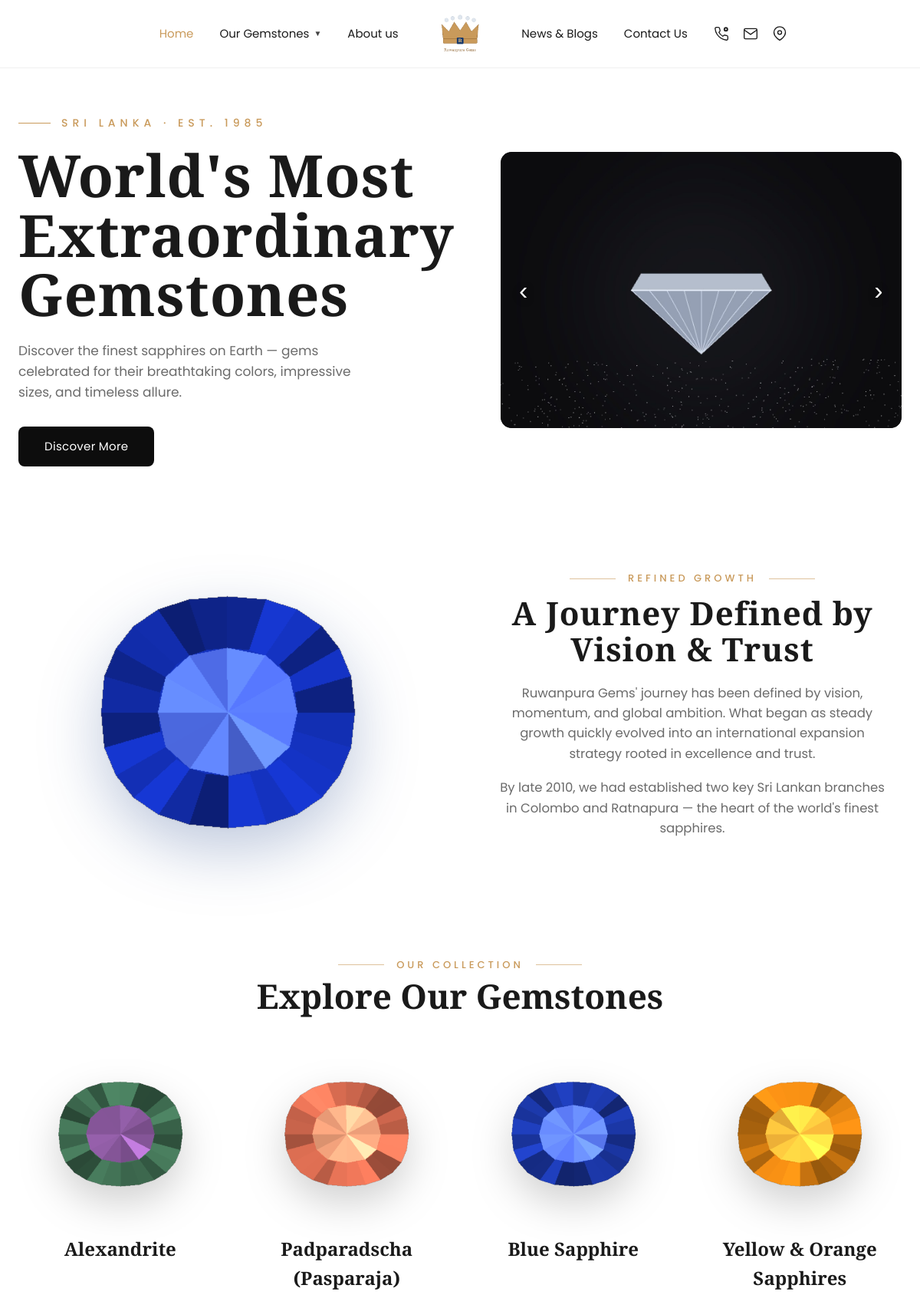
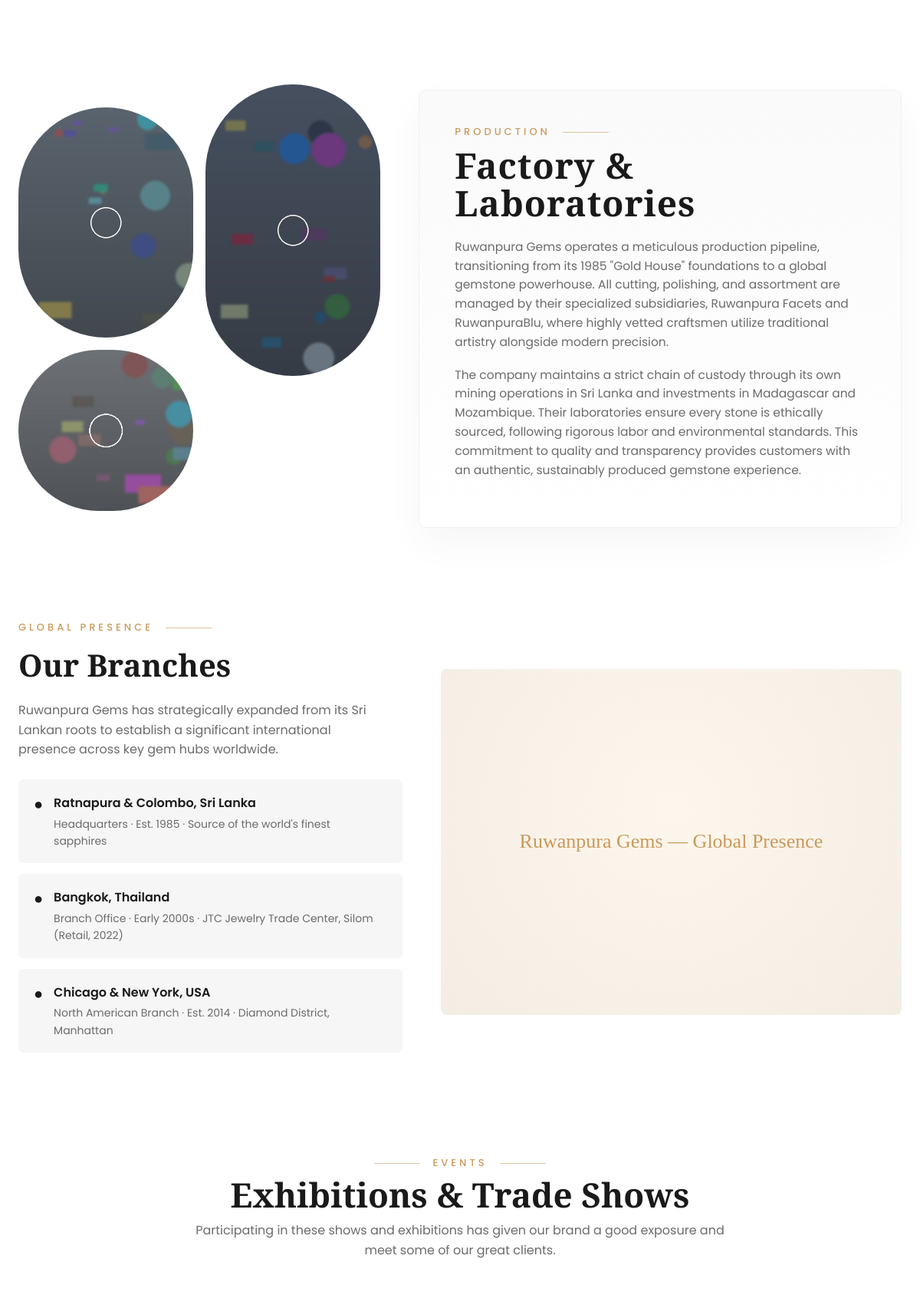
The page / (upper part) on the database its author committed (2 pictures, top to bottom).
### tables this page shows
CREATE TABLE IF NOT EXISTS `gemstones` (
  `id` INT(11) NOT NULL AUTO_INCREMENT,
  `name` VARCHAR(150) NOT NULL,
  `image` VARCHAR(255) DEFAULT NULL,
  `sort_order` INT(11) NOT NULL DEFAULT 0,
  `is_active` TINYINT(1) NOT NULL DEFAULT 1,
  PRIMARY KEY (`id`)
);

CREATE TABLE IF NOT EXISTS `branches` (
  `id` INT(11) NOT NULL AUTO_INCREMENT,
  `title` VARCHAR(190) NOT NULL,
  `description` VARCHAR(400) DEFAULT NULL,
  `sort_order` INT(11) NOT NULL DEFAULT 0,
  `is_active` TINYINT(1) NOT NULL DEFAULT 1,
  PRIMARY KEY (`id`)
);

### includes/functions.php (called while the page is built, shortened)
<?php
require_once __DIR__ . '/db.php';
function e($str)
{
    return htmlspecialchars($str ?? '', ENT_QUOTES, 'UTF-8');
}
function get_all_content()
{
    static $cache = null;
    if ($cache !== null) return $cache;
    $rows = db()->query("SELECT block_key, block_value FROM content_blocks")->fetchAll();
    $cache = [];
    foreach ($rows as $r) {
        $cache[$r['block_key']] = $r['block_value'];
    }
    return $cache;
}
function c($key, $default = '')
{
    $all = get_all_content();
    return isset($all[$key]) && $all[$key] !== null ? $all[$key] : $default;
}
function get_all_settings()
{
    static $cache = null;
    if ($cache !== null) return $cache;
    $rows = db()->query("SELECT setting_key, setting_value FROM settings")->fetchAll();
    $cache = [];
    foreach ($rows as $r) {
        $cache[$r['setting_key']] = $r['setting_value'];
    }
    return $cache;
}
function setting($key, $default = '')
{
    $all = get_all_settings();
    return isset($all[$key]) && $all[$key] !== null && $all[$key] !== '' ? $all[$key] : $default;
}
function logo_url()
{
    $logo = setting('site_logo');
    return BASE_URL . 'assets/images/logo.png';
}
function get_hero_slides()
{
    return db()->query("SELECT * FROM hero_slides WHERE is_active=1 ORDER BY sort_order, id")->fetchAll();
}
function get_gemstones()
{
    return db()->query("SELECT * FROM gemstones WHERE is_active=1 ORDER BY sort_order, id")->fetchAll();
}
function get_branches()
{
    return db()->query("SELECT * FROM branches WHERE is_active=1 ORDER BY sort_order, id")->fetchAll();
}

### includes/db.php (called while the page is built, shortened)
<?php
class Database
{
    private static $instance = null;
    private function __construct()
    {
        $dsn = 'mysql:host=' . DB_HOST . ';dbname=' . DB_NAME . ';charset=' . DB_CHARSET;
        $options = [
            PDO::ATTR_ERRMODE            => PDO::ERRMODE_EXCEPTION,
            PDO::ATTR_DEFAULT_FETCH_MODE => PDO::FETCH_ASSOC,
            PDO::ATTR_EMULATE_PREPARES   => false,
        ];
        try {
            $this->pdo = new PDO($dsn, DB_USER, DB_PASS, $options);
        } catch (PDOException $e) {
            die('Database connection failed: ' . htmlspecialchars($e->getMessage()));
        }
    }
    public static function getInstance()
    {
        if (self::$instance === null) {
            self::$instance = new self();
        }
        return self::$instance;
    }
}
function db()
{
    return Database::getInstance()->pdo;
}

### index.php (the view, shortened to what this page needs)
<?php
require_once __DIR__ . '/includes/functions.php';
    ?>
    <?php
include __DIR__ . '/includes/header.php';
$heroSlides   = get_hero_slides();
$gemstones    = get_gemstones();
$branches     = get_branches();
?>
<section class="hero">
    <div class="container">
        <div class="hero-grid">
            <div class="hero-text">
                <div class="hero-eyebrow"><?= e(c('hero_eyebrow')) ?></div>
                <h1 class="hero-title"><?= e(c('hero_title')) ?></h1>
                <p class="hero-desc"><?= e(c('hero_desc')) ?></p>
                <a href="<?= e(c('hero_btn_link', '#')) ?>" class="btn-dark"><?= e(c('hero_btn_text')) ?></a>
            </div>
            <div class="hero-slider">
                <button class="hero-arrow prev" aria-label="Previous">‹</button>
                <div class="hero-slides">
                    <?php if ($heroSlides): foreach ($heroSlides as $i => $s): ?>
                        <div class="hero-slide<?= $i === 0 ? ' active' : '' ?>">
                        </div>
                    <?php endforeach; else: ?>
                        <div class="hero-slide active">
                            <img src="<?= BASE_URL ?>assets/images/hero-placeholder.jpg" alt="Gemstone">
                        </div>
                    <?php endif; ?>
                </div>
                <button class="hero-arrow next" aria-label="Next">›</button>
            </div>
        </div>
    </div>
</section>
<section class="journey" id="journey">
    <div class="container">
        <div class="journey-grid">
            <div class="journey-img">
                <?php if (c('journey_image')): ?>
                    <img src="<?= c_img('journey_image') ?>" alt="Sapphire">
                <?php else: ?>
                    <img src="<?= BASE_URL ?>assets/images/journey-placeholder.png" alt="Sapphire">
                <?php endif; ?>
            </div>
            <div class="journey-content">
                <div class="eyebrow"><?= e(c('journey_eyebrow')) ?></div>
                <h2 class="journey-title"><?= e(c('journey_title')) ?></h2>
                <p><?= e(c('journey_p1')) ?></p>
                <p><?= e(c('journey_p2')) ?></p>
            </div>
        </div>
    </div>
</section>
<section class="collection" id="collection">
    <div class="container">
        <div class="collection-head">
            <div class="eyebrow"><?= e(c('collection_eyebrow')) ?></div>
            <h2 class="section-title"><?= e(c('collection_title')) ?></h2>
        </div>
        <div class="collection-slider">
            <div class="collection-track">
                <?php foreach ($gemstones as $g): ?>
                    <div class="gem-card">
                        <div class="gem-thumb">
                            <?php
                                $gemFallbacks = [
                                    'Alexandrite'                => 'gem-alexandrite.png',
                                    'Padparadscha (Pasparaja)'   => 'gem-padparadscha.png',
                                    'Blue Sapphire'              => 'gem-bluesapphire.png',
                                    'Yellow & Orange Sapphires'  => 'gem-yelloworange.png',
                                ];
                                $gemFallback = $gemFallbacks[$g['name']] ?? 'gem-placeholder.png';
                            ?>
                            <?php if ($g['image']): ?>
                                <img src="<?= row_img($g['image']) ?>" alt="<?= e($g['name']) ?>">
                            <?php else: ?>
                                <img src="<?= BASE_URL ?>assets/images/<?= $gemFallback ?>" alt="<?= e($g['name']) ?>">
                            <?php endif; ?>
                        </div>
                        <div class="gem-name"><?= e($g['name']) ?></div>
                    </div>
                <?php endforeach; ?>
            </div>
        </div>
    </div>
</section>
<section class="factory">
    <div class="container">
        <div class="factory-grid">
            <div class="factory-images">
                <div class="fac-col">
                    <img class="fac-a" src="<?= c('factory_image1') ? c_img('factory_image1') : BASE_URL.'assets/images/factory1.jpg' ?>" alt="Laboratory">
                    <img class="fac-c" src="<?= c('factory_image3') ? c_img('factory_image3') : BASE_URL.'assets/images/factory3.jpg' ?>" alt="Craftsman">
                </div>
                <div class="fac-col">
                    <img class="fac-b" src="<?= c('factory_image2') ? c_img('factory_image2') : BASE_URL.'assets/images/factory2.jpg' ?>" alt="Gem inspection">
                </div>
            </div>
            <div class="factory-content">
                <div class="eyebrow left"><?= e(c('factory_eyebrow')) ?></div>
                <h2 class="factory-title"><?= e(c('factory_title')) ?></h2>
                <p><?= e(c('factory_p1')) ?></p>
                <p><?= e(c('factory_p2')) ?></p>
            </div>
        </div>
    </div>
</section>
<section class="branches">
    <div class="container">
        <div class="branches-grid">
            <div class="branches-left">
                <div class="eyebrow left"><?= e(c('branches_eyebrow')) ?></div>
                <h2 class="branches-title"><?= e(c('branches_title')) ?></h2>
                <p class="branches-desc"><?= e(c('branches_desc')) ?></p>
                <?php foreach ($branches as $b): ?>
                    <div class="branch-item">
                        <span class="dot">●</span>
                        <div>
                            <h4><?= e($b['title']) ?></h4>
                            <p><?= e($b['description']) ?></p>
                        </div>
                    </div>
                <?php endforeach; ?>
            </div>
            <div class="branches-map">
                <?php if (c('branches_map')): ?>
                    <img src="<?= c_img('branches_map') ?>" alt="Global branches map">
                <?php else: ?>
                    <div class="map-placeholder">Ruwanpura Gems — Global Presence</div>
                <?php endif; ?>
            </div>
        </div>
    </div>
</section>
<section class="events" id="events">
    <div class="container">
        <div class="events-head">
            <div class="eyebrow"><?= e(c('events_eyebrow')) ?></div>
            <h2 class="section-title"><?= e(c('events_title')) ?></h2>
            <p class="events-desc"><?= e(c('events_desc')) ?></p>
        </div>
    </div>
</section>
<?php include __DIR__ . '/includes/footer.php'; ?>

### includes/header.php (shortened to what this page needs)
<?php require_once __DIR__ . '/functions.php'; ?>
<!DOCTYPE html>
<html lang="en">
<head>
    <title><?= e(setting('site_name', 'Ruwanpura Gems')) ?> — <?= e(c('hero_title')) ?></title>
    <link rel="stylesheet" href="<?= BASE_URL ?>assets/css/style.css">
</head>
<body>
<header class="site-header">
    <div class="container">
        <nav class="nav">
            <div class="nav-left nav-menu">
                <a href="<?= BASE_URL ?>index.php" class="nav-link active"><?= e(c('nav_home')) ?></a>
                <a href="#collection" class="nav-link"><?= e(c('nav_gemstones')) ?> <span class="caret">▼</span></a>
                <a href="#journey" class="nav-link"><?= e(c('nav_about')) ?></a>
            </div>
            <a class="nav-logo" href="<?= BASE_URL ?>index.php">
                <img src="<?= logo_url() ?>" alt="<?= e(setting('site_name')) ?>"
                     onerror="this.style.display='none'">
            </a>
            <div class="nav-right">
                <a href="#events" class="nav-link"><?= e(c('nav_news')) ?></a>
                <a href="#contact" class="nav-link"><?= e(c('nav_contact')) ?></a>
                <div class="nav-icons">
                    <a href="tel:<?= e(c('footer_phone1')) ?>" aria-label="Call">
                    </a>
                    <a href="mailto:<?= e(c('footer_email')) ?>" aria-label="Email">
                        <svg viewBox="0 0 24 24" fill="none" stroke="currentColor" stroke-width="1.6"><rect x="2" y="4" width="20" height="16" rx="2"/><path d="m2 6 10 7L22 6"/></svg>
                    </a>
                    <a href="#contact" aria-label="Location">
                        <svg viewBox="0 0 24 24" fill="none" stroke="currentColor" stroke-width="1.6"><path d="M21 10c0 7-9 12-9 12s-9-5-9-12a9 9 0 0 1 18 0z"/><circle cx="12" cy="10" r="3"/></svg>
                    </a>
                </div>
            </div>
        </nav>
    </div>
</header>

### includes/footer.php (shortened to what this page needs)
</body>
</html>

### rows shown on the page
gemstones: shows a picture, name "Alexandrite"
gemstones: shows a picture, name "Padparadscha (Pasparaja)"
gemstones: shows a picture, name "Blue Sapphire"
gemstones: shows a picture, name "Yellow & Orange Sapphires"
branches: title "Ratnapura & Colombo, Sri Lanka", description "Headquarters · Est. 1985 · Source of the world's finest sapphires"
branches: title "Bangkok, Thailand", description "Branch Office · Early 2000s · JTC Jewelry Trade Center, Silom (Retail, 2022)"
branches: title "Chicago & New York, USA", description "North American Branch · Est. 2014 · Diamond District, Manhattan"

### other values the page prints
c('nav_home') "Home"
c('nav_gemstones') "Our Gemstones"
c('nav_about') "About us"
c('nav_news') "News & Blogs"
c('nav_contact') "Contact Us"
c('hero_eyebrow') "SRI LANKA · EST. 1985"
c('hero_title') "World's Most Extraordinary Gemstones"
c('hero_desc') "Discover the finest sapphires on Earth — gems celebrated for their breathtaking colors, impressive sizes, and timeless allure."
c('hero_btn_text') "Discover More"
c('journey_eyebrow') "REFINED GROWTH"
c('journey_title') "A Journey Defined by Vision & Trust"
c('journey_p1') "Ruwanpura Gems' journey has been defined by vision, momentum, and global ambition. What began as steady growth quickly evolved into an international expansion strategy rooted in excellence and trust."
c('journey_p2') "By late 2010, we had established two key Sri Lankan branches in Colombo and Ratnapura — the heart of the world's finest sapphires."
c('collection_eyebrow') "OUR COLLECTION"
c('collection_title') "Explore Our Gemstones"
